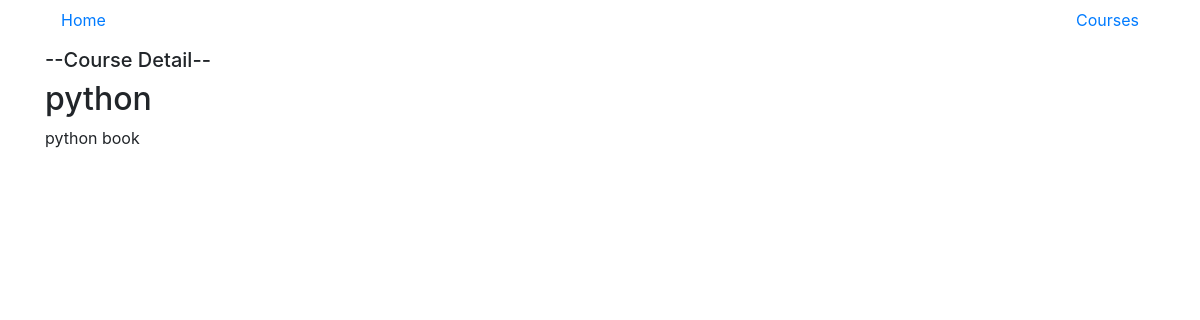
The page /courses/1/ on the database as committed earlier.
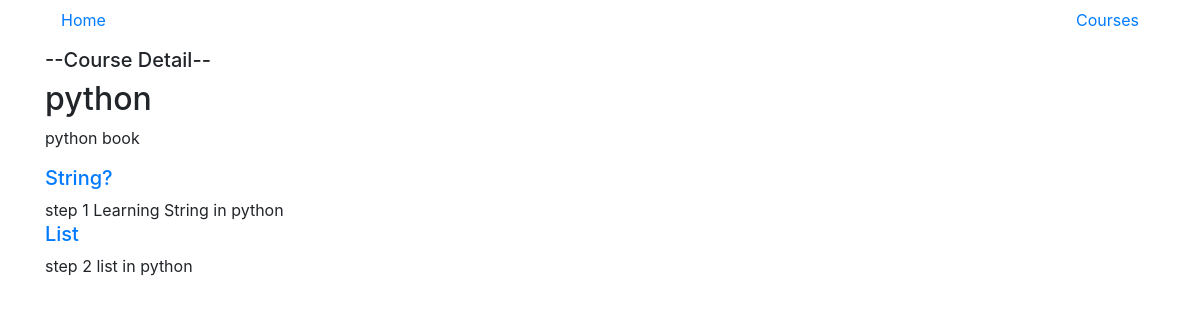
The same page on the database as committed later.
### courses/models.py (models this page shows, shortened)
class Step(models.Model):
	title = models.CharField(max_length=255)
	description = models.TextField()
	order = models.IntegerField(default=0)
	course = models.ForeignKey(Course)
	class Meta:
		unique_together = ('course', 'title')

### courses/views.py (the view)
# urls.py: url(r'(?P<pk>\d+)/$', views.course_detail, name='course_de'),
def course_detail(request, pk):
	course = get_object_or_404(Course,pk=pk)
	return render(request, 'courses/course_detail.html', {'course':course})

### courses/templates/courses/course_detail.html (shortened to what this page needs)
{% extends 'layout.html' %}
{% block courses_list %}
<h5>--Course Detail--</h5>
  <h2>{{ course.title }}</h2>
  <p>{{ course.description }}</p>
  <section>
  {% for step in course.step_set.all %}
  <h5><a href="{% url 'courses:step_de' course_pk=step.course.pk step_pk=step.pk %}">{{ step.title }}</a></h5>
    {{ step.description }}
    {% endfor %}
  </section>
{% endblock %}

Rows that differ between the two databases and show on the page:
added Step: title "String?", description "step 1 Learning String in python"
added Step: title "List", description "step 2 list in python"
